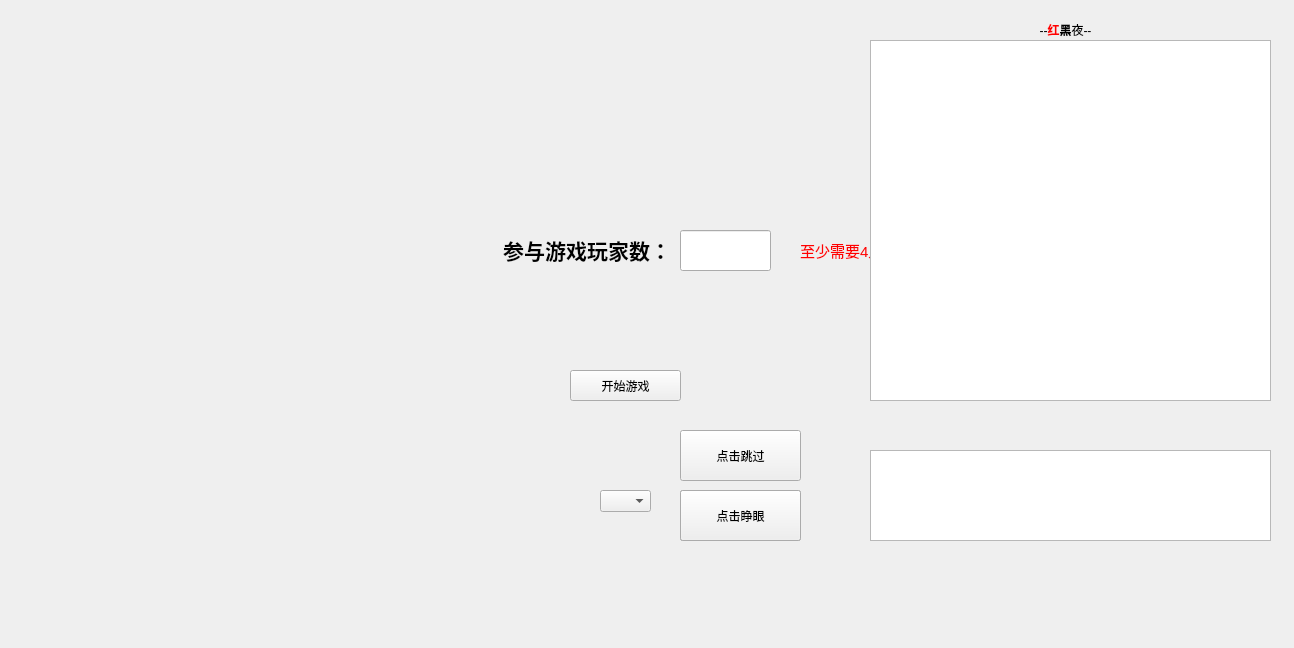
<?xml version="1.0" encoding="UTF-8"?>
<ui version="4.0">
 <class>Widget</class>
 <widget class="QWidget" name="Widget">
  <property name="geometry">
   <rect>
    <x>0</x>
    <y>0</y>
    <width>1294</width>
    <height>648</height>
   </rect>
  </property>
  <property name="windowTitle">
   <string>Widget</string>
  </property>
  <widget class="QLabel" name="txt">
   <property name="geometry">
    <rect>
     <x>450</x>
     <y>220</y>
     <width>221</width>
     <height>61</height>
    </rect>
   </property>
   <property name="text">
    <string>&lt;html&gt;&lt;head/&gt;&lt;body&gt;&lt;p&gt;&lt;span style=&quot; font-size:16pt; font-weight:600;&quot;&gt;参与游戏玩家数：&lt;/span&gt;&lt;/p&gt;&lt;/body&gt;&lt;/html&gt;</string>
   </property>
   <property name="scaledContents">
    <bool>false</bool>
   </property>
   <property name="alignment">
    <set>Qt::AlignRight|Qt::AlignTrailing|Qt::AlignVCenter</set>
   </property>
   <property name="indent">
    <number>-1</number>
   </property>
  </widget>
  <widget class="QPushButton" name="start">
   <property name="geometry">
    <rect>
     <x>570</x>
     <y>370</y>
     <width>111</width>
     <height>31</height>
    </rect>
   </property>
   <property name="styleSheet">
    <string notr="true"/>
   </property>
   <property name="text">
    <string>开始游戏</string>
   </property>
   <property name="flat">
    <bool>false</bool>
   </property>
  </widget>
  <widget class="QLineEdit" name="NUM">
   <property name="geometry">
    <rect>
     <x>680</x>
     <y>230</y>
     <width>91</width>
     <height>41</height>
    </rect>
   </property>
   <property name="inputMask">
    <string/>
   </property>
  </widget>
  <widget class="QLabel" name="warning">
   <property name="geometry">
    <rect>
     <x>800</x>
     <y>230</y>
     <width>401</width>
     <height>41</height>
    </rect>
   </property>
   <property name="text">
    <string>&lt;html&gt;&lt;head/&gt;&lt;body&gt;&lt;p&gt;&lt;span style=&quot; font-size:11pt; color:#ff0000;&quot;&gt;至少需要4人参与哦！！！&lt;/span&gt;&lt;/p&gt;&lt;/body&gt;&lt;/html&gt;</string>
   </property>
  </widget>
  <widget class="QTextBrowser" name="textBrowser">
   <property name="geometry">
    <rect>
     <x>870</x>
     <y>40</y>
     <width>401</width>
     <height>361</height>
    </rect>
   </property>
  </widget>
  <widget class="QTextEdit" name="textEdit">
   <property name="geometry">
    <rect>
     <x>870</x>
     <y>450</y>
     <width>401</width>
     <height>91</height>
    </rect>
   </property>
  </widget>
  <widget class="QPushButton" name="submit">
   <property name="geometry">
    <rect>
     <x>680</x>
     <y>490</y>
     <width>121</width>
     <height>51</height>
    </rect>
   </property>
   <property name="text">
    <string>发言完毕</string>
   </property>
  </widget>
  <widget class="QLabel" name="prompt">
   <property name="geometry">
    <rect>
     <x>550</x>
     <y>50</y>
     <width>301</width>
     <height>71</height>
    </rect>
   </property>
   <property name="text">
    <string>&lt;html&gt;&lt;head/&gt;&lt;body&gt;&lt;p align=&quot;center&quot;&gt;&lt;br/&gt;&lt;/p&gt;&lt;/body&gt;&lt;/html&gt;</string>
   </property>
  </widget>
  <widget class="QComboBox" name="voteBox">
   <property name="geometry">
    <rect>
     <x>600</x>
     <y>490</y>
     <width>51</width>
     <height>22</height>
    </rect>
   </property>
  </widget>
  <widget class="QPushButton" name="voteSubmit">
   <property name="geometry">
    <rect>
     <x>680</x>
     <y>490</y>
     <width>121</width>
     <height>51</height>
    </rect>
   </property>
   <property name="text">
    <string>确认选择</string>
   </property>
  </widget>
  <widget class="QPushButton" name="eyeOpen">
   <property name="geometry">
    <rect>
     <x>680</x>
     <y>490</y>
     <width>121</width>
     <height>51</height>
    </rect>
   </property>
   <property name="text">
    <string>点击睁眼</string>
   </property>
  </widget>
  <widget class="QPushButton" name="skip">
   <property name="geometry">
    <rect>
     <x>680</x>
     <y>430</y>
     <width>121</width>
     <height>51</height>
    </rect>
   </property>
   <property name="text">
    <string>点击跳过</string>
   </property>
  </widget>
  <widget class="QLabel" name="frame">
   <property name="geometry">
    <rect>
     <x>570</x>
     <y>-20</y>
     <width>251</width>
     <height>181</height>
    </rect>
   </property>
   <property name="text">
    <string/>
   </property>
  </widget>
  <widget class="QLabel" name="title">
   <property name="geometry">
    <rect>
     <x>1000</x>
     <y>20</y>
     <width>131</width>
     <height>20</height>
    </rect>
   </property>
   <property name="text">
    <string>&lt;html&gt;&lt;head/&gt;&lt;body&gt;&lt;p align=&quot;center&quot;&gt;--&lt;span style=&quot; font-weight:600; color:#ff0000;&quot;&gt;红&lt;/span&gt;&lt;span style=&quot; font-weight:600;&quot;&gt;黑&lt;/span&gt;夜--&lt;/p&gt;&lt;/body&gt;&lt;/html&gt;</string>
   </property>
  </widget>
  <widget class="QLabel" name="decoration">
   <property name="geometry">
    <rect>
     <x>700</x>
     <y>370</y>
     <width>41</width>
     <height>41</height>
    </rect>
   </property>
   <property name="text">
    <string/>
   </property>
  </widget>
 </widget>
 <layoutdefault spacing="6" margin="11"/>
 <resources/>
 <connections/>
</ui>
